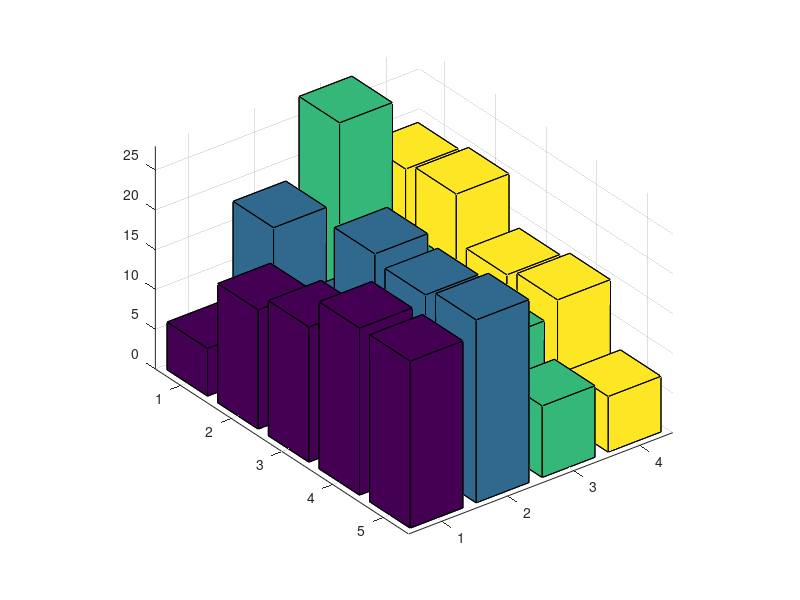
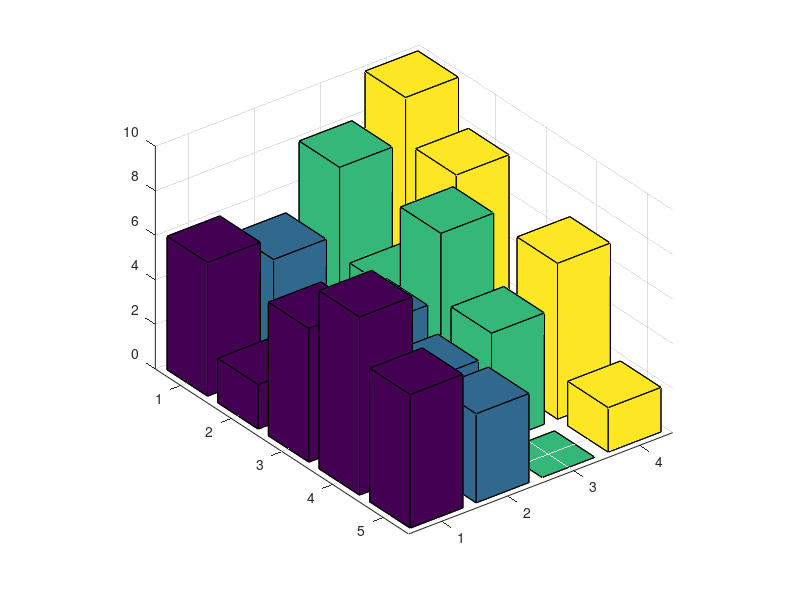
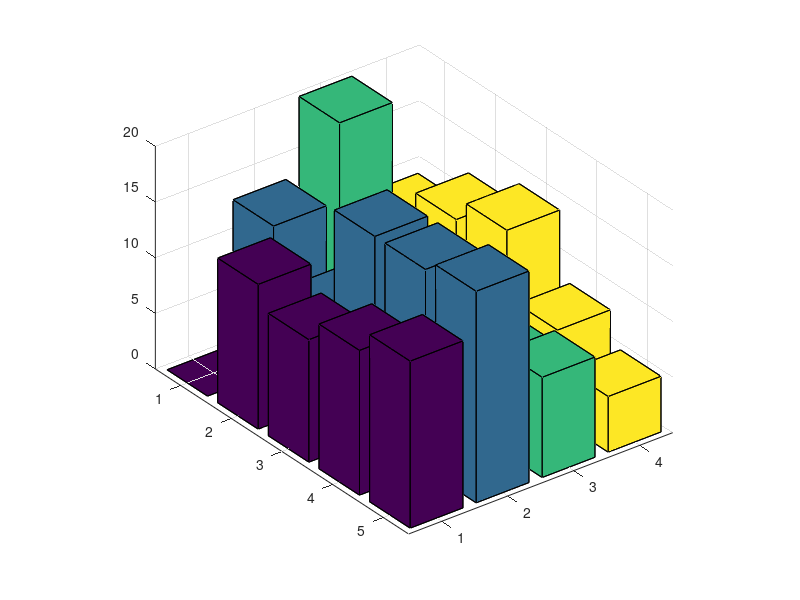

Write MATLAB code to recreate these figures, in order.
% To calculate the addition of two matrix and plot all the matrix in 3D
X=round(10*rand(5,4));
Y=round(20*rand(5,4));

Z=X+Y;
figure(1);
bar3(Z);
figure(2);
bar3(X);
figure(3);
bar3(Y);